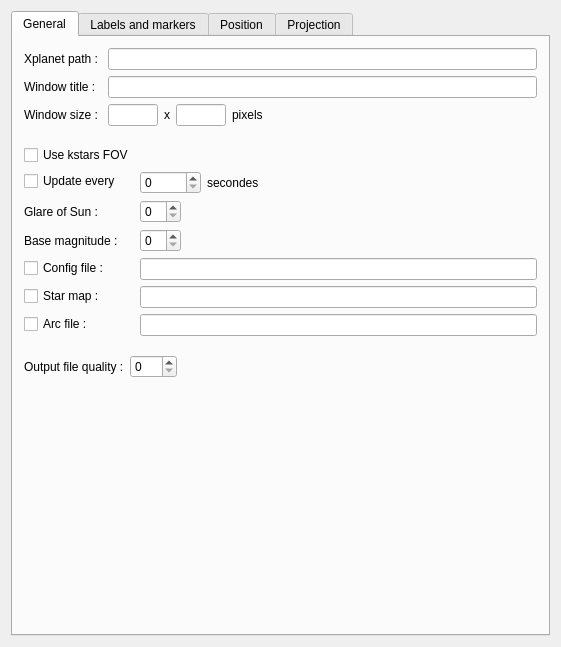
<ui version="4.0" >
 <class>OpsXplanet</class>
 <widget class="QWidget" name="OpsXplanet" >
  <property name="geometry" >
   <rect>
    <x>0</x>
    <y>0</y>
    <width>561</width>
    <height>647</height>
   </rect>
  </property>
  <layout class="QGridLayout" name="gridLayout" >
   <item row="0" column="1" >
    <widget class="QTabWidget" name="tab" >
     <property name="currentIndex" >
      <number>0</number>
     </property>
     <widget class="QWidget" name="XplanetTabGeneral" >
      <attribute name="title" >
       <string>General</string>
      </attribute>
      <layout class="QGridLayout" name="gridLayout_2" >
       <item row="0" column="0" >
        <layout class="QVBoxLayout" name="verticalLayout" >
         <item>
          <layout class="QFormLayout" name="formLayout" >
           <property name="fieldGrowthPolicy" >
            <enum>QFormLayout::ExpandingFieldsGrow</enum>
           </property>
           <property name="formAlignment" >
            <set>Qt::AlignLeading|Qt::AlignLeft|Qt::AlignVCenter</set>
           </property>
           <item row="2" column="0" >
            <widget class="QLabel" name="textLabelXplanetTitle" >
             <property name="text" >
              <string>Window title :</string>
             </property>
            </widget>
           </item>
           <item row="2" column="1" >
            <widget class="KLineEdit" name="kcfg_XplanetTitle" >
             <property name="sizePolicy" >
              <sizepolicy vsizetype="Preferred" hsizetype="MinimumExpanding" >
               <horstretch>0</horstretch>
               <verstretch>0</verstretch>
              </sizepolicy>
             </property>
             <property name="toolTip" >
              <string>Title of xplanet window</string>
             </property>
             <property name="whatsThis" >
              <string>Set the window’s title.</string>
             </property>
            </widget>
           </item>
           <item row="3" column="0" >
            <widget class="QLabel" name="textLabelXplanetGeometryX" >
             <property name="text" >
              <string>Window size : </string>
             </property>
            </widget>
           </item>
           <item row="3" column="1" >
            <layout class="QHBoxLayout" name="horizontalLayout_2" >
             <property name="sizeConstraint" >
              <enum>QLayout::SetMaximumSize</enum>
             </property>
             <item>
              <widget class="KLineEdit" name="kcfg_XplanetWidth" >
               <property name="sizePolicy" >
                <sizepolicy vsizetype="Preferred" hsizetype="Preferred" >
                 <horstretch>0</horstretch>
                 <verstretch>0</verstretch>
                </sizepolicy>
               </property>
               <property name="maximumSize" >
                <size>
                 <width>50</width>
                 <height>16777215</height>
                </size>
               </property>
               <property name="toolTip" >
                <string>Set the width of window</string>
               </property>
               <property name="whatsThis" >
                <string>>Set the width of window</string>
               </property>
              </widget>
             </item>
             <item>
              <widget class="QLabel" name="textLabelXplanetGeometryY" >
               <property name="text" >
                <string>x</string>
               </property>
              </widget>
             </item>
             <item>
              <widget class="KLineEdit" name="kcfg_XplanetHeight" >
               <property name="enabled" >
                <bool>true</bool>
               </property>
               <property name="maximumSize" >
                <size>
                 <width>50</width>
                 <height>16777215</height>
                </size>
               </property>
               <property name="toolTip" >
                <string>Set the height of window</string>
               </property>
               <property name="whatsThis" >
                <string>>Set the height of window</string>
               </property>
              </widget>
             </item>
             <item>
              <widget class="QLabel" name="label" >
               <property name="text" >
                <string>pixels</string>
               </property>
              </widget>
             </item>
             <item>
              <spacer name="horizontalSpacer" >
               <property name="orientation" >
                <enum>Qt::Horizontal</enum>
               </property>
               <property name="sizeHint" stdset="0" >
                <size>
                 <width>40</width>
                 <height>20</height>
                </size>
               </property>
              </spacer>
             </item>
            </layout>
           </item>
           <item row="0" column="0" >
            <widget class="QLabel" name="textLabelXplanetPath" >
             <property name="text" >
              <string>Xplanet path :</string>
             </property>
            </widget>
           </item>
           <item row="0" column="1" >
            <widget class="KLineEdit" name="kcfg_XplanetPath" >
             <property name="sizePolicy" >
              <sizepolicy vsizetype="Preferred" hsizetype="MinimumExpanding" >
               <horstretch>0</horstretch>
               <verstretch>0</verstretch>
              </sizepolicy>
             </property>
             <property name="toolTip" >
              <string>Xplanet binary path</string>
             </property>
             <property name="whatsThis" >
              <string>Enter here the path of xplanet binary.</string>
             </property>
            </widget>
           </item>
          </layout>
         </item>
         <item>
          <spacer name="verticalSpacer" >
           <property name="orientation" >
            <enum>Qt::Vertical</enum>
           </property>
           <property name="sizeType" >
            <enum>QSizePolicy::Fixed</enum>
           </property>
           <property name="sizeHint" stdset="0" >
            <size>
             <width>506</width>
             <height>13</height>
            </size>
           </property>
          </spacer>
         </item>
         <item>
          <layout class="QFormLayout" name="formLayout_2" >
           <property name="fieldGrowthPolicy" >
            <enum>QFormLayout::ExpandingFieldsGrow</enum>
           </property>
           <property name="labelAlignment" >
            <set>Qt::AlignLeading|Qt::AlignLeft|Qt::AlignVCenter</set>
           </property>
           <item row="1" column="0" >
            <widget class="QCheckBox" name="kcfg_XplanetFOV" >
             <property name="toolTip" >
              <string>Use kstars FOV ?</string>
             </property>
             <property name="whatsThis" >
              <string>If checked, use kstars FOV.</string>
             </property>
             <property name="text" >
              <string>Use kstars FOV</string>
             </property>
            </widget>
           </item>
           <item row="2" column="0" >
            <widget class="QCheckBox" name="kcfg_XplanetWait" >
             <property name="toolTip" >
              <string>Update ?</string>
             </property>
             <property name="whatsThis" >
              <string>If checked, update view.</string>
             </property>
             <property name="text" >
              <string>Update every</string>
             </property>
            </widget>
           </item>
           <item row="2" column="1" >
            <layout class="QHBoxLayout" name="horizontalLayout_3" >
             <item>
              <widget class="KIntSpinBox" name="kcfg_XplanetWaitValue" >
               <property name="toolTip" >
                <string>Number of seconde to wait before updating</string>
               </property>
               <property name="whatsThis" >
                <string>Number of seconde to wait before updating</string>
               </property>
               <property name="maximum" >
                <number>99999</number>
               </property>
              </widget>
             </item>
             <item>
              <widget class="QLabel" name="textLabelXplanetSecondes" >
               <property name="text" >
                <string>secondes</string>
               </property>
              </widget>
             </item>
            </layout>
           </item>
           <item row="3" column="0" >
            <widget class="QLabel" name="textLabelXplanetGlare" >
             <property name="text" >
              <string>Glare of Sun :</string>
             </property>
            </widget>
           </item>
           <item row="3" column="1" >
            <widget class="KIntSpinBox" name="kcfg_XplanetGlare" >
             <property name="sizePolicy" >
              <sizepolicy vsizetype="Preferred" hsizetype="Preferred" >
               <horstretch>0</horstretch>
               <verstretch>0</verstretch>
              </sizepolicy>
             </property>
             <property name="toolTip" >
              <string>Radius of the glare around the Sun.</string>
             </property>
             <property name="whatsThis" >
              <string>Draw a glare around the sun with with a radius of the specified value larger than the Sun.  The default value is 28.</string>
             </property>
            </widget>
           </item>
           <item row="4" column="0" >
            <widget class="QLabel" name="textLabelXplanetMagnitude" >
             <property name="text" >
              <string>Base magnitude :</string>
             </property>
            </widget>
           </item>
           <item row="4" column="1" >
            <widget class="KIntSpinBox" name="kcfg_XplanetMagnitude" >
             <property name="sizePolicy" >
              <sizepolicy vsizetype="Preferred" hsizetype="Preferred" >
               <horstretch>0</horstretch>
               <verstretch>0</verstretch>
              </sizepolicy>
             </property>
             <property name="toolTip" >
              <string>A star of the specified magnitude will have a pixel brightness of 1</string>
             </property>
             <property name="whatsThis" >
              <string>A star of the specified magnitude will have a pixel brightness of 1. The default value is 10. Stars will be drawn more brightly if this number is larger.</string>
             </property>
            </widget>
           </item>
           <item row="6" column="0" >
            <widget class="QCheckBox" name="kcfg_XplanetStarmap" >
             <property name="toolTip" >
              <string>Use custom strar map?</string>
             </property>
             <property name="whatsThis" >
              <string>If checked, use star map file to draw the background stars.</string>
             </property>
             <property name="text" >
              <string>Star map :</string>
             </property>
            </widget>
           </item>
           <item row="6" column="1" >
            <widget class="KLineEdit" name="kcfg_XplanetStarmapPath" >
             <property name="sizePolicy" >
              <sizepolicy vsizetype="Preferred" hsizetype="MinimumExpanding" >
               <horstretch>0</horstretch>
               <verstretch>0</verstretch>
              </sizepolicy>
             </property>
             <property name="toolTip" >
              <string>Star map file path</string>
             </property>
             <property name="whatsThis" >
              <string>Star map file path</string>
             </property>
            </widget>
           </item>
           <item row="7" column="1" >
            <widget class="KLineEdit" name="kcfg_XplanetArcFilePath" >
             <property name="sizePolicy" >
              <sizepolicy vsizetype="Preferred" hsizetype="MinimumExpanding" >
               <horstretch>0</horstretch>
               <verstretch>0</verstretch>
              </sizepolicy>
             </property>
             <property name="toolTip" >
              <string>Arc file path</string>
             </property>
             <property name="whatsThis" >
              <string>Specify an arc file to be plotted against the background stars.</string>
             </property>
            </widget>
           </item>
           <item row="5" column="1" >
            <widget class="KLineEdit" name="kcfg_XplanetConfigFilePath" >
             <property name="sizePolicy" >
              <sizepolicy vsizetype="Preferred" hsizetype="MinimumExpanding" >
               <horstretch>0</horstretch>
               <verstretch>0</verstretch>
              </sizepolicy>
             </property>
             <property name="toolTip" >
              <string>Config file path</string>
             </property>
             <property name="whatsThis" >
              <string>Use specified the configuration file</string>
             </property>
            </widget>
           </item>
           <item row="5" column="0" >
            <widget class="QCheckBox" name="kcfg_XplanetConfigFile" >
             <property name="text" >
              <string>Config file :</string>
             </property>
            </widget>
           </item>
           <item row="7" column="0" >
            <widget class="QCheckBox" name="kcfg_XplanetArcFile" >
             <property name="text" >
              <string>Arc file :</string>
             </property>
            </widget>
           </item>
          </layout>
         </item>
         <item>
          <spacer name="verticalSpacer_8" >
           <property name="orientation" >
            <enum>Qt::Vertical</enum>
           </property>
           <property name="sizeType" >
            <enum>QSizePolicy::Fixed</enum>
           </property>
           <property name="sizeHint" stdset="0" >
            <size>
             <width>506</width>
             <height>13</height>
            </size>
           </property>
          </spacer>
         </item>
         <item>
          <layout class="QHBoxLayout" name="horizontalLayout_9" >
           <item>
            <widget class="QLabel" name="textLabelXplanetQuality" >
             <property name="text" >
              <string>Output file quality :</string>
             </property>
            </widget>
           </item>
           <item>
            <widget class="KIntSpinBox" name="kcfg_XplanetQuality" >
             <property name="sizePolicy" >
              <sizepolicy vsizetype="Preferred" hsizetype="Preferred" >
               <horstretch>0</horstretch>
               <verstretch>0</verstretch>
              </sizepolicy>
             </property>
             <property name="toolTip" >
              <string>JPEG Quality</string>
             </property>
             <property name="whatsThis" >
              <string>This option is only used when creating JPEG images. The quality can range from 0 to 100. The default value is 80.</string>
             </property>
             <property name="maximum" >
              <number>100</number>
             </property>
            </widget>
           </item>
           <item>
            <spacer name="horizontalSpacer_4" >
             <property name="orientation" >
              <enum>Qt::Horizontal</enum>
             </property>
             <property name="sizeHint" stdset="0" >
              <size>
               <width>40</width>
               <height>20</height>
              </size>
             </property>
            </spacer>
           </item>
          </layout>
         </item>
         <item>
          <spacer name="verticalSpacer_2" >
           <property name="orientation" >
            <enum>Qt::Vertical</enum>
           </property>
           <property name="sizeHint" stdset="0" >
            <size>
             <width>20</width>
             <height>40</height>
            </size>
           </property>
          </spacer>
         </item>
        </layout>
       </item>
      </layout>
     </widget>
     <widget class="QWidget" name="XplanetTabLabel" >
      <attribute name="title" >
       <string>Labels and markers</string>
      </attribute>
      <layout class="QGridLayout" name="gridLayout_7" >
       <item row="0" column="0" >
        <layout class="QVBoxLayout" name="verticalLayout_5" >
         <item>
          <widget class="QGroupBox" name="groupBox" >
           <property name="title" >
            <string>Labels</string>
           </property>
           <layout class="QGridLayout" name="gridLayout_5" >
            <item row="0" column="0" >
             <layout class="QFormLayout" name="formLayout_3" >
              <property name="fieldGrowthPolicy" >
               <enum>QFormLayout::ExpandingFieldsGrow</enum>
              </property>
              <property name="labelAlignment" >
               <set>Qt::AlignBottom|Qt::AlignRight|Qt::AlignTrailing</set>
              </property>
              <property name="formAlignment" >
               <set>Qt::AlignLeading|Qt::AlignLeft|Qt::AlignVCenter</set>
              </property>
              <item row="0" column="1" >
               <layout class="QHBoxLayout" name="horizontalLayout" >
                <item>
                 <widget class="QRadioButton" name="kcfg_XplanetLabelLocalTime" >
                  <property name="text" >
                   <string>local time</string>
                  </property>
                  <property name="checked" >
                   <bool>true</bool>
                  </property>
                 </widget>
                </item>
                <item>
                 <widget class="QRadioButton" name="kcfg_XplanetLabelGMT" >
                  <property name="text" >
                   <string>GMT</string>
                  </property>
                 </widget>
                </item>
               </layout>
              </item>
              <item row="1" column="0" >
               <widget class="QLabel" name="textLabelXplanetLabelString" >
                <property name="text" >
                 <string>Label string :</string>
                </property>
               </widget>
              </item>
              <item row="1" column="1" >
               <widget class="KLineEdit" name="kcfg_XplanetLabelString" >
                <property name="toolTip" >
                 <string>Specify the text of the first line of the label.</string>
                </property>
                <property name="whatsThis" >
                 <string>Specify the text of the first line of the label. By default, it says something like "Looking at Earth".  Any instances of %t will be replaced by the target name, and any instances of %o will be replaced by the origin name.</string>
                </property>
               </widget>
              </item>
              <item row="2" column="0" >
               <widget class="QLabel" name="textLabelXplanetDateFormat" >
                <property name="text" >
                 <string>Date format :</string>
                </property>
               </widget>
              </item>
              <item row="2" column="1" >
               <widget class="KLineEdit" name="kcfg_XplanetDateFormat" >
                <property name="toolTip" >
                 <string>Specify the format for the date/time label.</string>
                </property>
                <property name="whatsThis" >
                 <string>Specify the format for the date/time label.  This format string is passed to strftime(3).  The default is "%c %Z", which shows the date, time, and time zone in the  locale’s  appropriate date and time representation.</string>
                </property>
               </widget>
              </item>
              <item row="3" column="0" >
               <widget class="QLabel" name="textLabelXplanetFontSize" >
                <property name="enabled" >
                 <bool>true</bool>
                </property>
                <property name="text" >
                 <string>Font size :</string>
                </property>
               </widget>
              </item>
              <item row="3" column="1" >
               <widget class="KIntSpinBox" name="kcfg_XplanetFontSize" >
                <property name="toolTip" >
                 <string>Label font size</string>
                </property>
                <property name="whatsThis" >
                 <string>Specify the point size.</string>
                </property>
               </widget>
              </item>
              <item row="4" column="0" >
               <widget class="QLabel" name="textLabelXplanetColor" >
                <property name="text" >
                 <string>Color :</string>
                </property>
               </widget>
              </item>
              <item row="4" column="1" >
               <widget class="KColorButton" name="kcfg_XplanetColor" >
                <property name="toolTip" >
                 <string>Label color</string>
                </property>
                <property name="whatsThis" >
                 <string>Set the color for the label.</string>
                </property>
               </widget>
              </item>
              <item row="5" column="1" >
               <widget class="QFrame" name="frame_2" >
                <layout class="QGridLayout" name="gridLayout_4" >
                 <item row="0" column="0" >
                  <layout class="QHBoxLayout" name="horizontalLayout_4" >
                   <item>
                    <layout class="QVBoxLayout" name="verticalLayout_2" >
                     <item>
                      <widget class="QRadioButton" name="kcfg_XplanetLabelTL" >
                       <property name="text" >
                        <string>Top left</string>
                       </property>
                       <property name="checked" >
                        <bool>false</bool>
                       </property>
                      </widget>
                     </item>
                     <item>
                      <widget class="QRadioButton" name="kcfg_XplanetLabelBL" >
                       <property name="text" >
                        <string>Bottom left</string>
                       </property>
                       <property name="checked" >
                        <bool>false</bool>
                       </property>
                      </widget>
                     </item>
                    </layout>
                   </item>
                   <item>
                    <layout class="QVBoxLayout" name="verticalLayout_3" >
                     <item>
                      <widget class="QRadioButton" name="kcfg_XplanetLabelTR" >
                       <property name="text" >
                        <string>Top right</string>
                       </property>
                       <property name="checked" >
                        <bool>true</bool>
                       </property>
                      </widget>
                     </item>
                     <item>
                      <widget class="QRadioButton" name="kcfg_XplanetLabelBR" >
                       <property name="text" >
                        <string>Bottom right</string>
                       </property>
                       <property name="checked" >
                        <bool>false</bool>
                       </property>
                      </widget>
                     </item>
                    </layout>
                   </item>
                  </layout>
                 </item>
                </layout>
               </widget>
              </item>
              <item row="5" column="0" >
               <layout class="QVBoxLayout" name="verticalLayout_4" >
                <item>
                 <spacer name="verticalSpacer_3" >
                  <property name="orientation" >
                   <enum>Qt::Vertical</enum>
                  </property>
                  <property name="sizeHint" stdset="0" >
                   <size>
                    <width>20</width>
                    <height>40</height>
                   </size>
                  </property>
                 </spacer>
                </item>
                <item>
                 <widget class="QLabel" name="textLabelLabelPos" >
                  <property name="text" >
                   <string>Label position :</string>
                  </property>
                 </widget>
                </item>
                <item>
                 <spacer name="verticalSpacer_4" >
                  <property name="orientation" >
                   <enum>Qt::Vertical</enum>
                  </property>
                  <property name="sizeHint" stdset="0" >
                   <size>
                    <width>20</width>
                    <height>40</height>
                   </size>
                  </property>
                 </spacer>
                </item>
               </layout>
              </item>
              <item row="0" column="0" >
               <widget class="QCheckBox" name="kcfg_XplanetLabel" >
                <property name="toolTip" >
                 <string>Show label?</string>
                </property>
                <property name="whatsThis" >
                 <string>If checked, display a label in the upper right corner.</string>
                </property>
                <property name="text" >
                 <string>Show label</string>
                </property>
               </widget>
              </item>
             </layout>
            </item>
           </layout>
          </widget>
         </item>
         <item>
          <widget class="QGroupBox" name="groupBox_2" >
           <property name="title" >
            <string>Markers</string>
           </property>
           <layout class="QGridLayout" name="gridLayout_6" >
            <item row="0" column="0" >
             <layout class="QFormLayout" name="formLayout_4" >
              <property name="labelAlignment" >
               <set>Qt::AlignLeading|Qt::AlignLeft|Qt::AlignVCenter</set>
              </property>
              <item row="0" column="0" >
               <widget class="QCheckBox" name="kcfg_XplanetMarkerFile" >
                <property name="toolTip" >
                 <string>Use marker file ?</string>
                </property>
                <property name="whatsThis" >
                 <string>If checked, use the specified marker file.</string>
                </property>
                <property name="text" >
                 <string>Use marker file :</string>
                </property>
               </widget>
              </item>
              <item row="0" column="1" >
               <widget class="KLineEdit" name="kcfg_XplanetMarkerFilePath" >
                <property name="toolTip" >
                 <string>Marker file path</string>
                </property>
                <property name="whatsThis" >
                 <string>Specify a file containing user defined marker data to display against the background stars.</string>
                </property>
               </widget>
              </item>
              <item row="1" column="0" >
               <widget class="QCheckBox" name="kcfg_XplanetMarkerBounds" >
                <property name="toolTip" >
                 <string>Write marker bounds in a file</string>
                </property>
                <property name="whatsThis" >
                 <string>Write coordinates of the bounding box for each marker in a file.</string>
                </property>
                <property name="text" >
                 <string>Write marker bounds to :</string>
                </property>
               </widget>
              </item>
              <item row="1" column="1" >
               <widget class="KLineEdit" name="kcfg_XplanetMarkerBoundsPath" >
                <property name="toolTip" >
                 <string>Marker bounds file path</string>
                </property>
                <property name="whatsThis" >
                 <string>Write coordinates of the bounding box for each marker to this file.</string>
                </property>
               </widget>
              </item>
             </layout>
            </item>
           </layout>
          </widget>
         </item>
         <item>
          <spacer name="verticalSpacer_6" >
           <property name="orientation" >
            <enum>Qt::Vertical</enum>
           </property>
           <property name="sizeHint" stdset="0" >
            <size>
             <width>20</width>
             <height>40</height>
            </size>
           </property>
          </spacer>
         </item>
        </layout>
       </item>
      </layout>
     </widget>
     <widget class="QWidget" name="XplanetTabPosition" >
      <attribute name="title" >
       <string>Position</string>
      </attribute>
      <layout class="QGridLayout" name="gridLayout_3" >
       <item row="0" column="0" >
        <layout class="QVBoxLayout" name="verticalLayout_6" >
         <item>
          <layout class="QHBoxLayout" name="horizontalLayout_5" >
           <item>
            <widget class="QRadioButton" name="kcfg_XplanetLatLong" >
             <property name="text" >
              <string>Place the observer above latitude </string>
             </property>
             <property name="checked" >
              <bool>true</bool>
             </property>
            </widget>
           </item>
           <item>
            <widget class="KIntSpinBox" name="kcfg_XplanetLatitude" >
             <property name="toolTip" >
              <string>Latitude in degrees</string>
             </property>
             <property name="whatsThis" >
              <string>Render the target body as seen from above the specified latitude (in degrees).  The default value is 0.</string>
             </property>
             <property name="minimum" >
              <number>-360</number>
             </property>
             <property name="maximum" >
              <number>360</number>
             </property>
            </widget>
           </item>
           <item>
            <widget class="QLabel" name="textLabelXplanetLongitude" >
             <property name="text" >
              <string> and longitude </string>
             </property>
            </widget>
           </item>
           <item>
            <widget class="KIntSpinBox" name="kcfg_XplanetLongitude" >
             <property name="toolTip" >
              <string>Longitude in degrees</string>
             </property>
             <property name="whatsThis" >
              <string>Place the observer above the specified longitude (in degrees).  Longitude is positive going east, negative going west (for the earth and moon), so for example Los Angeles is at  -118  or 242.  The default value is 0.</string>
             </property>
             <property name="minimum" >
              <number>-360</number>
             </property>
             <property name="maximum" >
              <number>360</number>
             </property>
            </widget>
           </item>
           <item>
            <widget class="QLabel" name="label_2" >
             <property name="text" >
              <string>in degrees</string>
             </property>
            </widget>
           </item>
          </layout>
         </item>
         <item>
          <widget class="QRadioButton" name="kcfg_XplanetRandom" >
           <property name="text" >
            <string>Place the observer above a random latitude and longitude</string>
           </property>
          </widget>
         </item>
         <item>
          <spacer name="verticalSpacer_5" >
           <property name="orientation" >
            <enum>Qt::Vertical</enum>
           </property>
           <property name="sizeHint" stdset="0" >
            <size>
             <width>20</width>
             <height>40</height>
            </size>
           </property>
          </spacer>
         </item>
        </layout>
       </item>
      </layout>
     </widget>
     <widget class="QWidget" name="XplanetTabProjection" >
      <attribute name="title" >
       <string>Projection</string>
      </attribute>
      <layout class="QGridLayout" name="gridLayout_9" >
       <item row="0" column="0" >
        <layout class="QVBoxLayout" name="verticalLayout_8" >
         <item>
          <layout class="QHBoxLayout" name="horizontalLayout_6" >
           <item>
            <widget class="QLabel" name="textLabelXplanetProjection" >
             <property name="text" >
              <string>Projection :</string>
             </property>
            </widget>
           </item>
           <item>
            <widget class="KComboBox" name="kcfg_XplanetProjection" >
             <property name="toolTip" >
              <string>The projection type</string>
             </property>
             <property name="whatsThis" >
              <string>The default is  no projection.  Multiple bodies will not be shown if this option is specified, although shadows will still be drawn.</string>
             </property>
            </widget>
           </item>
           <item>
            <spacer name="horizontalSpacer_2" >
             <property name="orientation" >
              <enum>Qt::Horizontal</enum>
             </property>
             <property name="sizeHint" stdset="0" >
              <size>
               <width>40</width>
               <height>20</height>
              </size>
             </property>
            </spacer>
           </item>
          </layout>
         </item>
         <item>
          <widget class="QGroupBox" name="groupBoxBackground" >
           <property name="enabled" >
            <bool>true</bool>
           </property>
           <property name="title" >
            <string>Background</string>
           </property>
           <layout class="QGridLayout" name="gridLayout_8" >
            <item row="0" column="0" >
             <layout class="QVBoxLayout" name="verticalLayout_7" >
              <item>
               <widget class="QCheckBox" name="kcfg_XplanetBackground" >
                <property name="toolTip" >
                 <string>Use background ?</string>
                </property>
                <property name="whatsThis" >
                 <string>If checked, use a file file or a color as background.</string>
                </property>
                <property name="text" >
                 <string>Use background</string>
                </property>
               </widget>
              </item>
              <item>
               <layout class="QHBoxLayout" name="horizontalLayout_7" >
                <item>
                 <widget class="QRadioButton" name="kcfg_XplanetBackgroundImage" >
                  <property name="text" >
                   <string>Background image :</string>
                  </property>
                  <property name="checked" >
                   <bool>false</bool>
                  </property>
                 </widget>
                </item>
                <item>
                 <widget class="KLineEdit" name="kcfg_XplanetBackgroundImagePath" >
                  <property name="toolTip" >
                   <string>Use this file as the background image</string>
                  </property>
                  <property name="whatsThis" >
                   <string>Enter here the path of background image file.</string>
                  </property>
                 </widget>
                </item>
               </layout>
              </item>
              <item>
               <layout class="QHBoxLayout" name="horizontalLayout_8" >
                <item>
                 <widget class="QRadioButton" name="kcfg_XplanetBackgroundColor" >
                  <property name="text" >
                   <string>Background color :</string>
                  </property>
                  <property name="checked" >
                   <bool>true</bool>
                  </property>
                 </widget>
                </item>
                <item>
                 <widget class="KColorButton" name="kcfg_XplanetBackgroundColorValue" >
                  <property name="toolTip" >
                   <string>Background color</string>
                  </property>
                  <property name="whatsThis" >
                   <string>Set the color for the background.</string>
                  </property>
                 </widget>
                </item>
                <item>
                 <spacer name="horizontalSpacer_3" >
                  <property name="orientation" >
                   <enum>Qt::Horizontal</enum>
                  </property>
                  <property name="sizeHint" stdset="0" >
                   <size>
                    <width>40</width>
                    <height>20</height>
                   </size>
                  </property>
                 </spacer>
                </item>
               </layout>
              </item>
             </layout>
            </item>
           </layout>
          </widget>
         </item>
         <item>
          <spacer name="verticalSpacer_7" >
           <property name="orientation" >
            <enum>Qt::Vertical</enum>
           </property>
           <property name="sizeHint" stdset="0" >
            <size>
             <width>20</width>
             <height>40</height>
            </size>
           </property>
          </spacer>
         </item>
        </layout>
       </item>
      </layout>
     </widget>
    </widget>
   </item>
  </layout>
 </widget>
 <layoutdefault spacing="6" margin="11" />
 <pixmapfunction>qPixmapFromMimeSource</pixmapfunction>
 <customwidgets>
  <customwidget>
   <class>KColorButton</class>
   <extends>QPushButton</extends>
   <header>kcolorbutton.h</header>
  </customwidget>
  <customwidget>
   <class>KComboBox</class>
   <extends>QComboBox</extends>
   <header>kcombobox.h</header>
  </customwidget>
  <customwidget>
   <class>KIntSpinBox</class>
   <extends>QSpinBox</extends>
   <header>knuminput.h</header>
  </customwidget>
  <customwidget>
   <class>KLineEdit</class>
   <extends>QLineEdit</extends>
   <header>klineedit.h</header>
  </customwidget>
 </customwidgets>
 <resources/>
 <connections/>
</ui>
